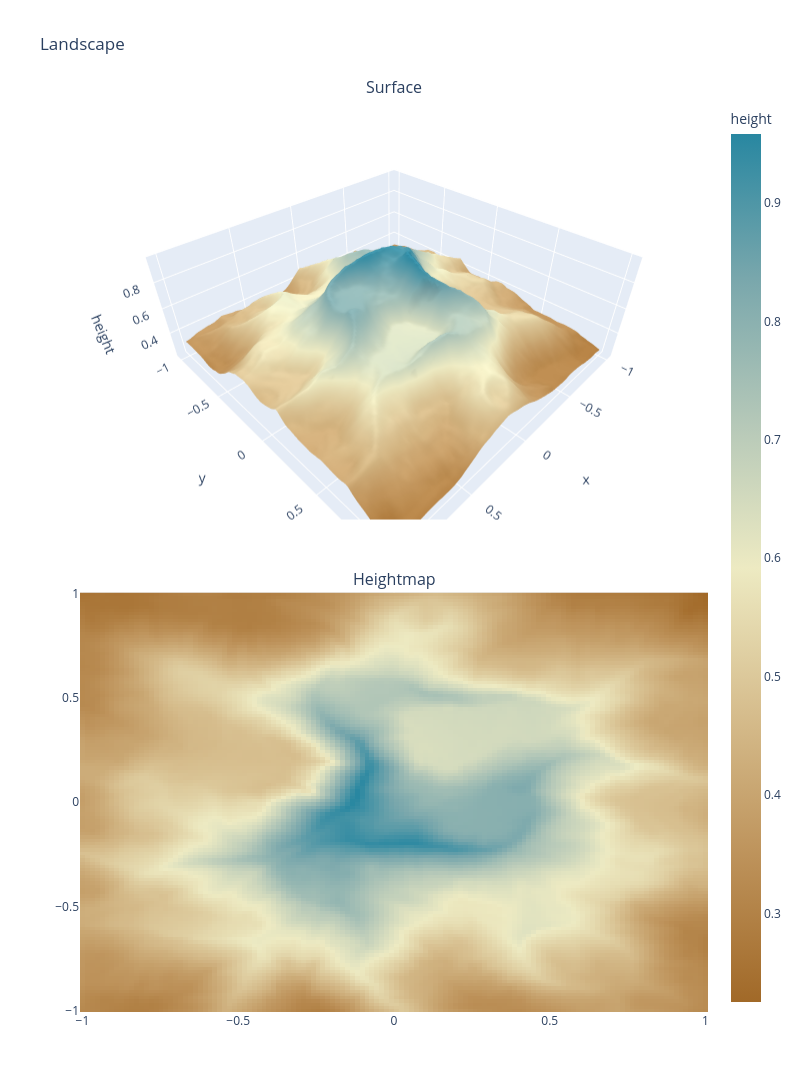
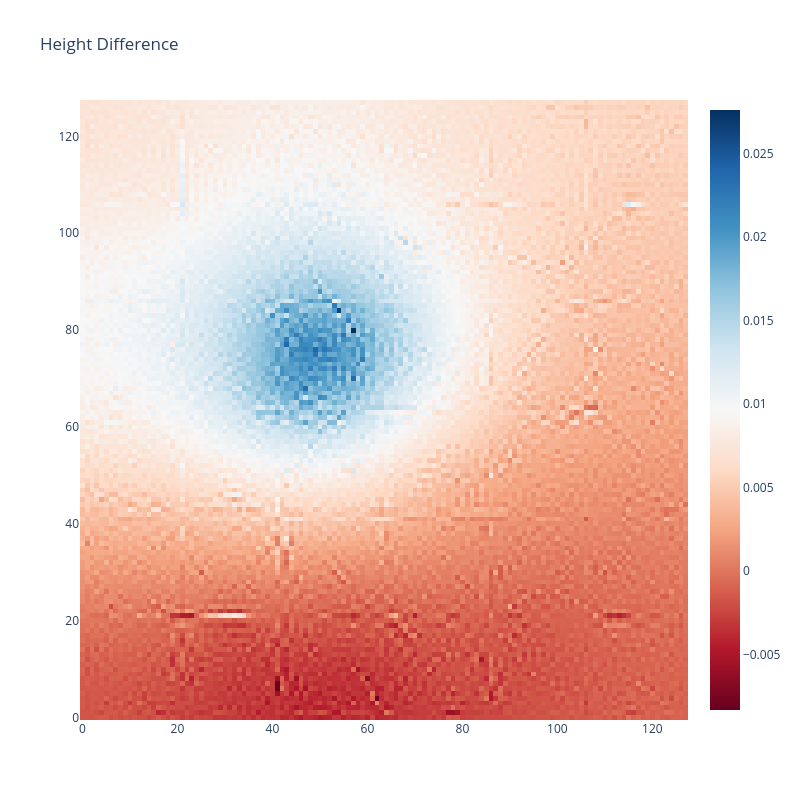

The code cell stored with these charts, in order, in its notebook:
### Code cell
offset = (0, 0)
r = 1
x, y, xx, yy, approx_eroded_height = evaluate_on_grid(
    eroded_model, offset, x_range=(-r, r), y_range=(-r, r)
)
plot_landscape(x, y, xx, yy, approx_eroded_height)

plot_diff_heatmap(target - approx_eroded_height)

### Figure 1 — Plotly figure (JSON) as saved in the notebook; plotly's stock layout.template omitted (floating-point values rounded to 4 significant figures; data arrays with more than 128 entries replaced by an {"elided": "..."} marker saying what was removed)
{"data": [{"colorscale": [[0, "rgb(161, 105, 40)"], [0.1667, "rgb(189, 146, 90)"], [0.3333, "rgb(214, 189, 141)"], [0.5, "rgb(237, 234, 194)"], [0.6667, "rgb(181, 200, 184)"], [0.8333, "rgb(121, 167, 172)"], [1, "rgb(40, 135, 161)"]], "scene": "scene", "showscale": false, "type": "surface", "x": {"elided": "128x128 float values"}, "y": {"elided": "128x128 float values"}, "z": {"elided": "128x128 float values"}}, {"colorbar": {"title": {"text": "height"}}, "colorscale": [[0, "rgb(161, 105, 40)"], [0.1667, "rgb(189, 146, 90)"], [0.3333, "rgb(214, 189, 141)"], [0.5, "rgb(237, 234, 194)"], [0.6667, "rgb(181, 200, 184)"], [0.8333, "rgb(121, 167, 172)"], [1, "rgb(40, 135, 161)"]], "type": "heatmap", "x": [-1.0, -0.9843, -0.9685, -0.9528, -0.937, -0.9213, -0.9055, -0.8898, -0.874, -0.8583, -0.8425, -0.8268, -0.811, -0.7953, -0.7795, -0.7638, -0.748, -0.7323, -0.7165, -0.7008, -0.685, -0.6693, -0.6535, -0.6378, -0.622, -0.6063, -0.5906, -0.5748, -0.5591, -0.5433, -0.5276, -0.5118, -0.4961, -0.4803, -0.4646, -0.4488, -0.4331, -0.4173, -0.4016, -0.3858, -0.3701, -0.3543, -0.3386, -0.3228, -0.3071, -0.2913, -0.2756, -0.2598, -0.2441, -0.2283, -0.2126, -0.1969, -0.1811, -0.1654, -0.1496, -0.1339, -0.1181, -0.1024, -0.08661, -0.07087, -0.05512, -0.03937, -0.02362, -0.007874, 0.007874, 0.02362, 0.03937, 0.05512, 0.07087, 0.08661, 0.1024, 0.1181, 0.1339, 0.1496, 0.1654, 0.1811, 0.1969, 0.2126, 0.2283, 0.2441, 0.2598, 0.2756, 0.2913, 0.3071, 0.3228, 0.3386, 0.3543, 0.3701, 0.3858, 0.4016, 0.4173, 0.4331, 0.4488, 0.4646, 0.4803, 0.4961, 0.5118, 0.5276, 0.5433, 0.5591, 0.5748, 0.5906, 0.6063, 0.622, 0.6378, 0.6535, 0.6693, 0.685, 0.7008, 0.7165, 0.7323, 0.748, 0.7638, 0.7795, 0.7953, 0.811, 0.8268, 0.8425, 0.8583, 0.874, 0.8898, 0.9055, 0.9213, 0.937, 0.9528, 0.9685, 0.9843, 1.0], "xaxis": "x", "y": [-1.0, -0.9843, -0.9685, -0.9528, -0.937, -0.9213, -0.9055, -0.8898, -0.874, -0.8583, -0.8425, -0.8268, -0.811, -0.7953, -0.7795, -0.7638, -0.748, -0.7323, -0.7165, -0.7008, -0.685, -0.6693, -0.6535, -0.6378, -0.622, -0.6063, -0.5906, -0.5748, -0.5591, -0.5433, -0.5276, -0.5118, -0.4961, -0.4803, -0.4646, -0.4488, -0.4331, -0.4173, -0.4016, -0.3858, -0.3701, -0.3543, -0.3386, -0.3228, -0.3071, -0.2913, -0.2756, -0.2598, -0.2441, -0.2283, -0.2126, -0.1969, -0.1811, -0.1654, -0.1496, -0.1339, -0.1181, -0.1024, -0.08661, -0.07087, -0.05512, -0.03937, -0.02362, -0.007874, 0.007874, 0.02362, 0.03937, 0.05512, 0.07087, 0.08661, 0.1024, 0.1181, 0.1339, 0.1496, 0.1654, 0.1811, 0.1969, 0.2126, 0.2283, 0.2441, 0.2598, 0.2756, 0.2913, 0.3071, 0.3228, 0.3386, 0.3543, 0.3701, 0.3858, 0.4016, 0.4173, 0.4331, 0.4488, 0.4646, 0.4803, 0.4961, 0.5118, 0.5276, 0.5433, 0.5591, 0.5748, 0.5906, 0.6063, 0.622, 0.6378, 0.6535, 0.6693, 0.685, 0.7008, 0.7165, 0.7323, 0.748, 0.7638, 0.7795, 0.7953, 0.811, 0.8268, 0.8425, 0.8583, 0.874, 0.8898, 0.9055, 0.9213, 0.937, 0.9528, 0.9685, 0.9843, 1.0], "yaxis": "y", "z": {"elided": "128x128 float values"}}], "layout": {"annotations": [{"font": {"size": 16}, "showarrow": false, "text": "Surface", "x": 0.5, "xanchor": "center", "xref": "paper", "y": 1, "yanchor": "bottom", "yref": "paper"}, {"font": {"size": 16}, "showarrow": false, "text": "Heightmap", "x": 0.5, "xanchor": "center", "xref": "paper", "y": 0.46, "yanchor": "bottom", "yref": "paper"}], "height": 1300, "scene": {"domain": {"x": [0, 1], "y": [0.54, 1]}, "xaxis": {"title": {"text": "x"}}, "yaxis": {"title": {"text": "y"}}, "zaxis": {"title": {"text": "height"}}}, "title": {"text": "Landscape"}, "width": 800, "xaxis": {"anchor": "y", "domain": [0, 1]}, "yaxis": {"anchor": "x", "domain": [0, 0.46]}}}

### Figure 2 — Plotly figure (JSON) as saved in the notebook; plotly's stock layout.template omitted (floating-point values rounded to 4 significant figures; data arrays with more than 128 entries replaced by an {"elided": "..."} marker saying what was removed)
{"data": [{"colorscale": [[0, "rgb(103,0,31)"], [0.1, "rgb(178,24,43)"], [0.2, "rgb(214,96,77)"], [0.3, "rgb(244,165,130)"], [0.4, "rgb(253,219,199)"], [0.5, "rgb(247,247,247)"], [0.6, "rgb(209,229,240)"], [0.7, "rgb(146,197,222)"], [0.8, "rgb(67,147,195)"], [0.9, "rgb(33,102,172)"], [1, "rgb(5,48,97)"]], "type": "heatmap", "z": {"elided": "128x128 float values"}}], "layout": {"height": 800, "title": {"text": "Height Difference"}, "width": 800}}
